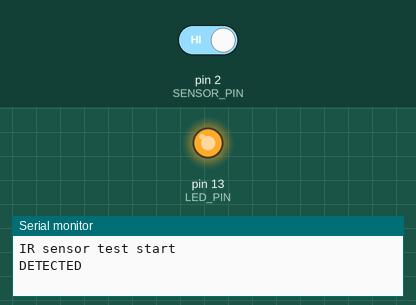
Simulated run of this sketch. Board: Arduino Uno, built with avr-gcc and run on an emulated ATmega328P. On the bench: output pins drawn as LEDs (lit = HIGH), the last lines printed to the serial monitor. The test bench sets the inputs (shaded band); at power-on: pin 2 (SENSOR_PIN) HIGH.

Above: at 2.2 s.
2.3 s: pin 2 (SENSOR_PIN) driven LOW
At 2.6 s:
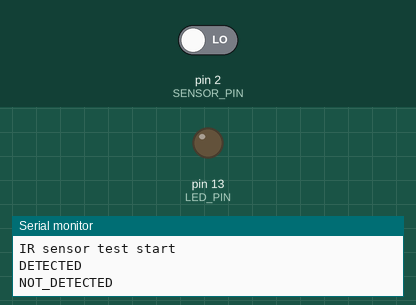
3.8 s: pin 2 (SENSOR_PIN) driven HIGH
At 4.9 s:
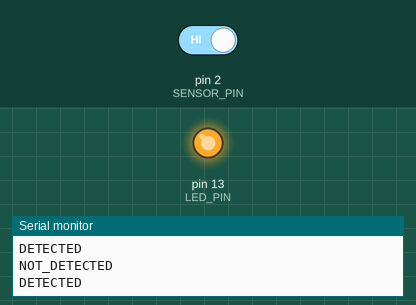
Timing chart, 0 to 6.8 s (numbered marks = the images above; inputs shaded):
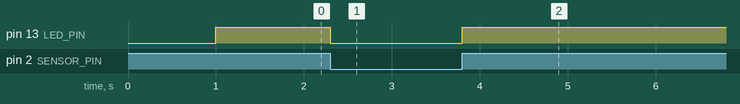

Measured:
- after the input at 2.3 s, pin 13 (LED_PIN): HIGH → LOW at once
- after the input at 3.8 s, pin 13 (LED_PIN): LOW → HIGH at once

The sketch:

pir_sensor_test.ino
```cpp
const int SENSOR_PIN = 2;   // IR sensor OUT -> D2
const int LED_PIN = 13;     // Uno built-in LED

int lastState = -1;

void setup() {
  pinMode(SENSOR_PIN, INPUT);
  pinMode(LED_PIN, OUTPUT);

  Serial.begin(115200);
  delay(1000);

  Serial.println("IR sensor test start");
}

void loop() {
  int state = digitalRead(SENSOR_PIN);

  if (state != lastState) {
    lastState = state;

    if (state == HIGH) {
      digitalWrite(LED_PIN, HIGH);
      Serial.println("DETECTED");
    } else {
      digitalWrite(LED_PIN, LOW);
      Serial.println("NOT_DETECTED");
    }
  }

  delay(20);
}
```
